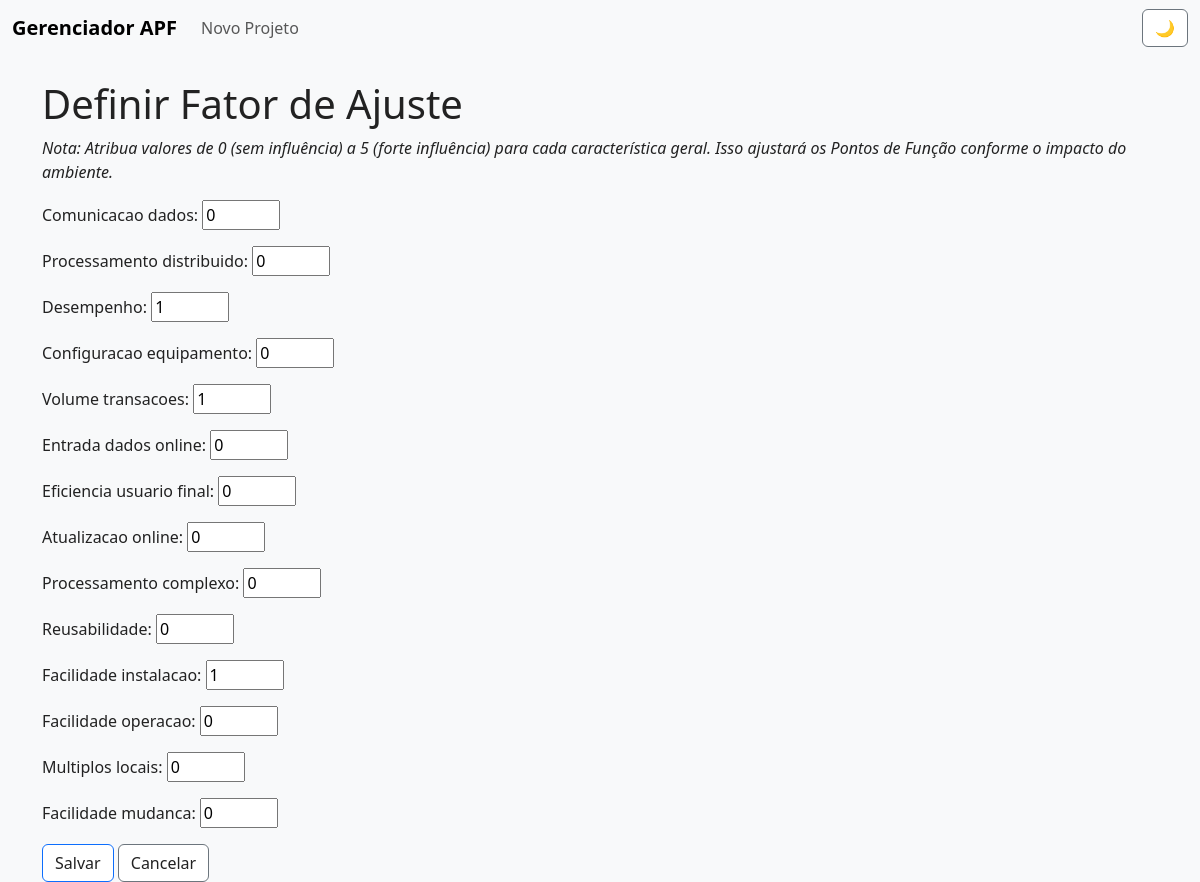
The page /ajuste/2/editar/ on the database its author committed.
### apf/models/fator_de_ajuste.py (models this page shows, shortened)
class FatorAjuste(models.Model):
    projeto = models.OneToOneField(
        Projeto,
        on_delete=models.CASCADE,
        related_name="fatores_ajuste"
    )
    validators = [MinValueValidator(0), MaxValueValidator(5)]
    comunicacao_dados = models.IntegerField(default=0, validators=validators)
    processamento_distribuido = models.IntegerField(default=0, validators=validators)
    desempenho = models.IntegerField(default=0, validators=validators)
    configuracao_equipamento = models.IntegerField(default=0, validators=validators)
    volume_transacoes = models.IntegerField(default=0, validators=validators)
    entrada_dados_online = models.IntegerField(default=0, validators=validators)
    eficiencia_usuario_final = models.IntegerField(default=0, validators=validators)
    atualizacao_online = models.IntegerField(default=0, validators=validators)
    processamento_complexo = models.IntegerField(default=0, validators=validators)
    reusabilidade = models.IntegerField(default=0, validators=validators)
    facilidade_instalacao = models.IntegerField(default=0, validators=validators)
    facilidade_operacao = models.IntegerField(default=0, validators=validators)
    multiplos_locais = models.IntegerField(default=0, validators=validators)
    facilidade_mudanca = models.IntegerField(default=0, validators=validators)
    class Meta:
        db_table = 'fatores_ajuste'
        verbose_name = 'Fator de Ajuste'
        verbose_name_plural = 'Fatores de Ajuste'

### apf/views/fator_de_ajuste.py (the view, shortened to what this page needs)
# urls.py: path('ajuste/<int:pk>/editar/', FatorAjusteUpdateView.as_view(), name='adjustment_edit'),
class FatorAjusteUpdateView(UpdateView):
    model = FatorAjuste
    form_class = FatorAjusteForm
    template_name = 'fator_ajuste/formulario.html'
    def get_context_data(self, **kwargs):
        context = super().get_context_data(**kwargs)
        context['project_id'] = self.object.projeto_id
        return context

### apf/forms/fator_de_ajuste.py
class FatorAjusteForm(forms.ModelForm):
    class Meta:
        model = FatorAjuste
        fields = [
            'comunicacao_dados',
            'processamento_distribuido',
            'desempenho',
            'configuracao_equipamento',
            'volume_transacoes',
            'entrada_dados_online',
            'eficiencia_usuario_final',
            'atualizacao_online',
            'processamento_complexo',
            'reusabilidade',
            'facilidade_instalacao',
            'facilidade_operacao',
            'multiplos_locais',
            'facilidade_mudanca',
        ]
        widgets = {field: forms.NumberInput(attrs={'min': 0, 'max': 5}) for field in fields}

### apf/templates/fator_ajuste/formulario.html (shortened to what this page needs)
{% extends 'base.html' %}
{% block content %}
<h1>Definir Fator de Ajuste</h1>
<p><em>Nota: Atribua valores de 0 (sem influência) a 5 (forte influência) para cada característica geral. Isso ajustará
        os Pontos de Função conforme o impacto do ambiente.</em></p>
<form method="post">
    {{ form.as_p }}
    <button type="submit" class="btn btn-primary">Salvar</button>
    <a href="{% url 'project_detail' project_id %}" class="btn btn-secondary">Cancelar</a>
</form>
{% endblock %}

### static/css/styles.css (style rules this page uses)
:root { --bg-color: #f8f9fa; --text-color: #222; --primary-color: #0d6efd; --secondary-color: #6c757d; --card-bg: #fff; --border-color: #dee2e6; }
body { background-color: var(--bg-color); color: var(--text-color); }
.card, .table, .form-control, .btn, .alert { background-color: var(--card-bg) !important; color: var(--text-color) !important; }

### rows shown on the page
FatorAjuste: comunicacao_dados "0", processamento_distribuido "0", desempenho "1", configuracao_equipamento "0", volume_transacoes "1", entrada_dados_online "0", eficiencia_usuario_final "0", atualizacao_online "0", processamento_complexo "0", reusabilidade "0", facilidade_instalacao "1", facilidade_operacao "0", multiplos_locais "0", facilidade_mudanca "0"
